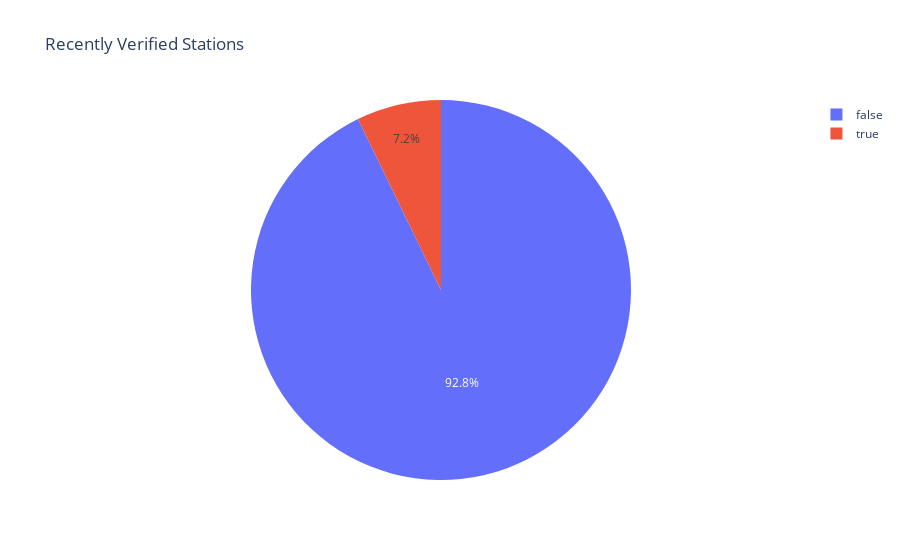

Notebook source saved alongside this figure:
### Code cell
fig4 = px.pie(df, names='IsRecentlyVerified', title='Recently Verified Stations')
fig4.show()

### Figure 1 — Plotly figure (JSON) as saved in the notebook; plotly's stock layout.template omitted (floating-point values rounded to 4 significant figures; data arrays with more than 128 entries replaced by an {"elided": "..."} marker saying what was removed)
{"data": [{"domain": {"x": [0, 1], "y": [0, 1]}, "hovertemplate": "IsRecentlyVerified=%{label}<extra></extra>", "labels": {"elided": "1125 bool values"}, "legendgroup": "", "name": "", "showlegend": true, "type": "pie"}], "layout": {"legend": {"tracegroupgap": 0}, "title": {"text": "Recently Verified Stations"}}}
